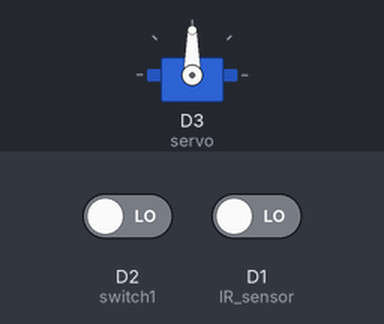
A sketch run on a simulated ESP8266 (NodeMCU). Shown: servo. The inputs (shaded band) are chosen by the test bench; at power-on: D2 (switch1) LOW, D1 (IR_sensor) LOW. WiFi joins after 1.5 s; servers stay silent unless stated; what the sketch prints to the serial monitor is not drawn.

Above: at 3.0 s.
3.1 s: D2 (switch1) driven HIGH and D1 (IR_sensor) driven HIGH
At 4.3 s:
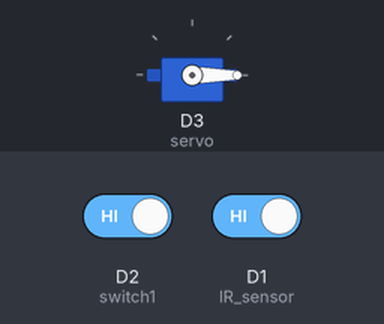
4.6 s: D1 (IR_sensor) driven LOW
At 5.9 s:
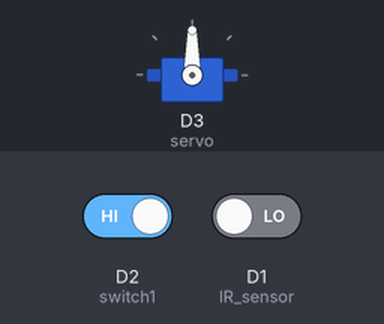
6.6 s: D1 (IR_sensor) driven HIGH
At 7.5 s:
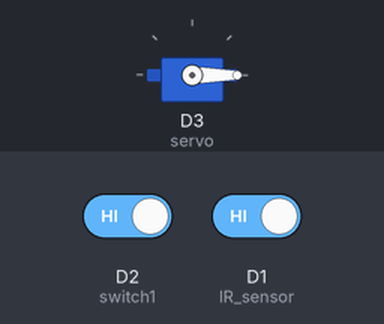
Timing chart, 0 to 9.6 s (numbered marks = the images above; inputs shaded):
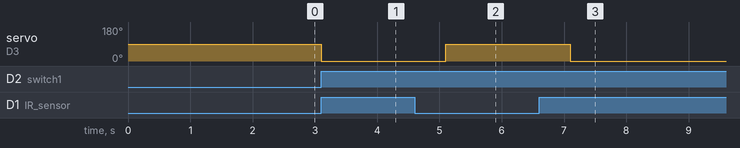

The sketch:

blynk_8.ino
```cpp
//***************Phone secuirty System IOT****************
//________________________________Part 1(programing) ____________________________________
#define BLYNK_PRINT Serial
#include <ESP8266WiFi.h>
#include <BlynkSimpleEsp8266.h>
#include<Servo.h>
//________________________________Part 2(programing) ____________________________________
char auth[] = "fd8aaf2bc2a94aa9ac255e44affc28a4";
int IR_sensor= D1;
int switch1 = D2;
Servo servo;
WidgetLED led1(V2);
//________________________________Part 3(programing) ____________________________________
void setup()
{
  Serial.begin(9600);
  Blynk.begin(auth, "pardeep", "12345678");  //wifi name and password
  pinMode(IR_sensor,INPUT);
  pinMode(switch1,INPUT);
   servo.attach(D3);
}
//________________________________Part 4(programing) ____________________________________
void loop()
{
 Blynk.run();
 int a = digitalRead(switch1);
 int sensorState = digitalRead(IR_sensor);
 if( a == HIGH)
  {
       Serial.print(a);
       if (sensorState == HIGH )
         {
            Blynk.notify("check your phone somthing wrong");
            led1.on();
            servo.write(0);
            delay(1000);
         }
        else
         {
            led1.off();
            servo.write(90);
            delay(1000);
         }
  }
else
  {
   Serial.print(a);
  }
}
//________________________________Thanks a lot  ____________________________________
```

Measured:
- after the input at 3.1 s, servo on D3 (servo): 90° → 0° at once
- after the input at 4.6 s, servo on D3 (servo): 0° → 90° after 0.50 s
- after the input at 6.6 s, servo on D3 (servo): 90° → 0° after 0.50 s
